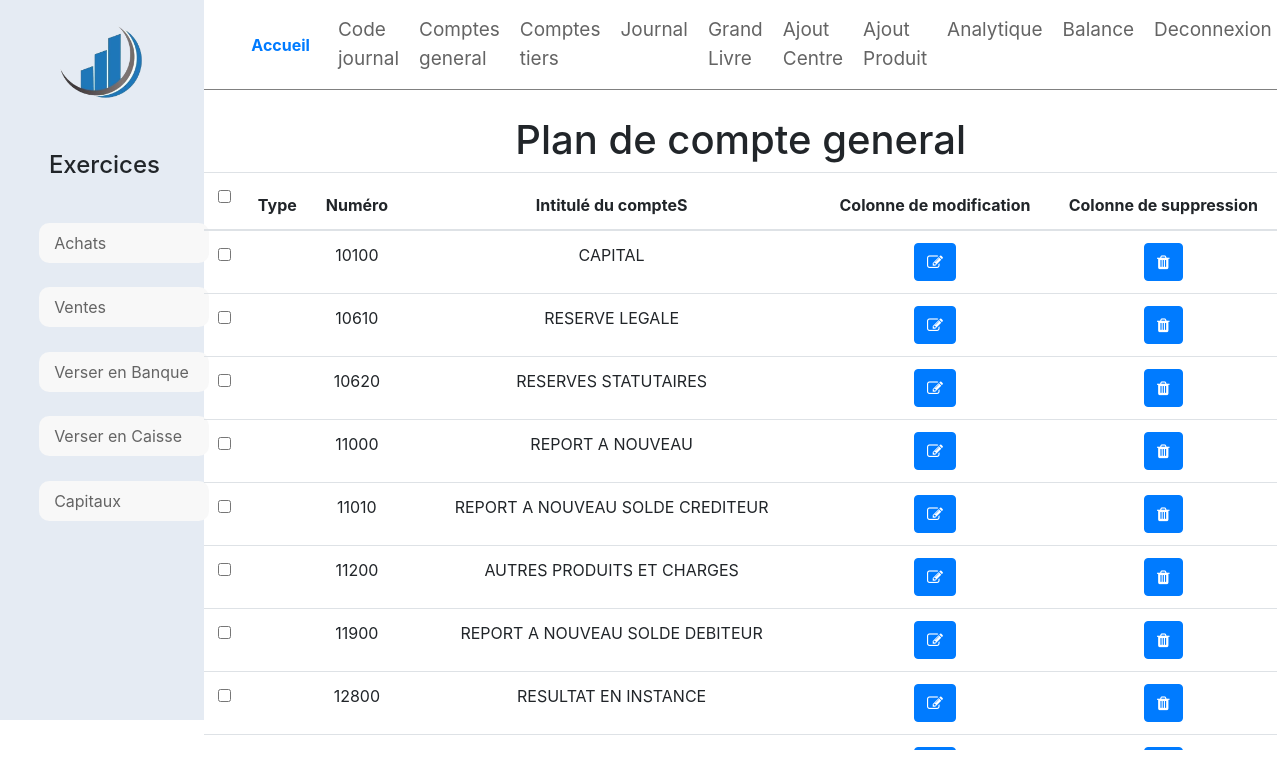
The page /index.php/acueil/getplancompta on the database its author committed.
### tables this page shows
Create table plan_comptable(
    numero int primary key,
    compte varchar(60)
);

### application/controllers/Acueil.php (called while the page is built, shortened)
<?php
class Acueil extends CI_Controller {
  public function getplancompta(){
      $this->load->model('news_model');
      $table = "plan_comptable";
      $data['plancomptable'] = $this->news_model->selectionplancompta($table);
      $this->load->view('plancompta',$data);
  }
}

### index.php (called while the page is built, shortened)
<?php
require_once BASEPATH.'core/CodeIgniter.php';

### application/models/news_model.php (called while the page is built, shortened)
<?php if (! defined('BASEPATH')) exit('No direct script access allowed');
class News_model extends CI_Model
{
        public function selectionplancompta($table){
            $this->db->select('*');
            $this->db->from($table);
            $result = $this->db->get();
            $table = array();
            $i = 0;
            foreach ($result->result_array() as $row) {
                $lists = array( 'numero' => $row['numero'],
                                'compte' => $row['compte']);
                $table[$i] = $lists;
                $i++;
            }
            return $table;
        }
}

### application/views/plancompta.php (the view, shortened to what this page needs)
<!DOCTYPE html>
<html lang="en" dir="ltr">
<head>
  <link rel="stylesheet" href="http://localhost/SystemeInfo/assets/fonts/icomoon/style.css">
  <link rel="stylesheet" href="http://localhost/SystemeInfo/assets/css/css/owl.carousel.min.css">
  <link rel="stylesheet" href="../assets/css/css/bootstrap.min.css">
  <link rel="stylesheet" href="../assets/welcomecss/style.css">
  <link rel="stylesheet" href="https://cdnjs.cloudflare.com/ajax/libs/font-awesome/4.7.0/css/font-awesome.min.css">
</head>
<?php include 'headerMenu.php'; ?>
  <body>
    <h1>Plan de compte general</h1>
    <table class="table custom-table">
      <thead>
        <tr>
          <th scope="col">
            <label class="control control--checkbox">
              <input type="checkbox"  class="js-check-all"/>
            </label>
          </th>
          <th scope="col">Type</th>
          <th scope="col">Numéro</th>
          <th scope="col">Intitulé du compteS</th>
          <th scope="col">Colonne de modification</th>
          <th scope="col">Colonne de suppression</th>
        </tr>
      </thead>
      <tbody>
        <?php for($i = 0; $i<count($plancomptable); $i++) { ?>
          <tr scope="row">
            <th scope="row">
              <label class="control control--checkbox">
                <input type="checkbox"/>
              </label>
            </th>
            <td>
            </td>
            <td><?php echo $plancomptable[$i]['numero']; ?></td>
            <td><?php echo $plancomptable[$i]['compte']; ?></td>
            <td><a href="<?php echo base_url('acueil/ajplancompta'); ?>?id=<?php echo $plancomptable[$i]['numero'];?>"><button class="btn btn-primary"><i class="fa fa-edit"></i></button></a></td>
            <td><a href="<?php echo base_url('acueil/deleteplancompta'); ?>?id=<?php echo $plancomptable[$i]['numero'];?>"><button class="btn btn-primary"><i class="fa fa-trash"></i></button></a></td>
          </tr>
        <?php } ?>
      </tbody>
    </table>
  </body>
</html>

### rows shown on the page
plan_comptable: numero "10100", compte "CAPITAL"
plan_comptable: numero "10610", compte "RESERVE LEGALE"
plan_comptable: numero "10620", compte "RESERVES STATUTAIRES"
plan_comptable: numero "11000", compte "REPORT A NOUVEAU"
plan_comptable: numero "11010", compte "REPORT A NOUVEAU SOLDE CREDITEUR"
plan_comptable: numero "11200", compte "AUTRES PRODUITS ET CHARGES"
plan_comptable: numero "11900", compte "REPORT A NOUVEAU SOLDE DEBITEUR"
plan_comptable: numero "12800", compte "RESULTAT EN INSTANCE"
